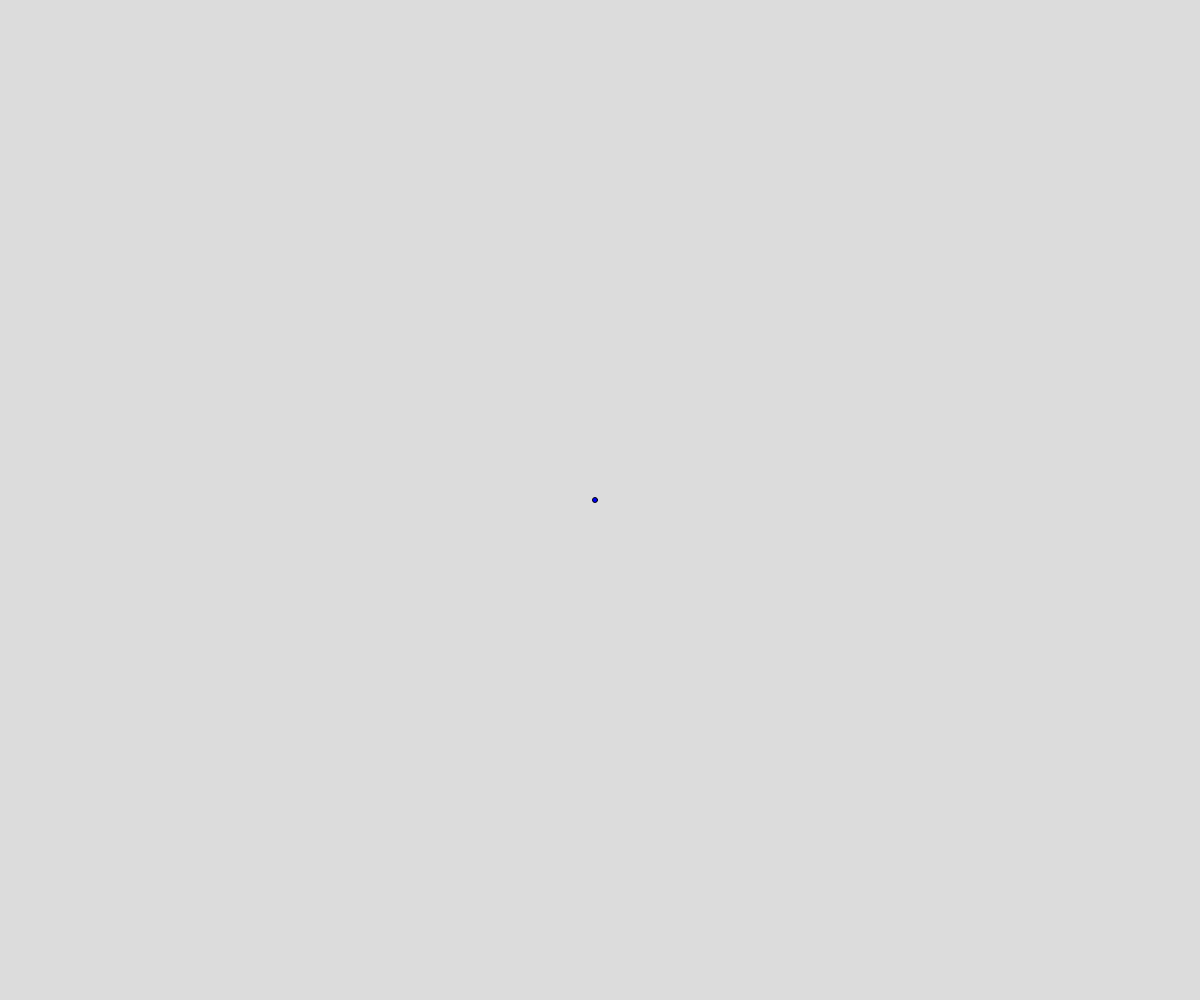
Frame 1 (no input)
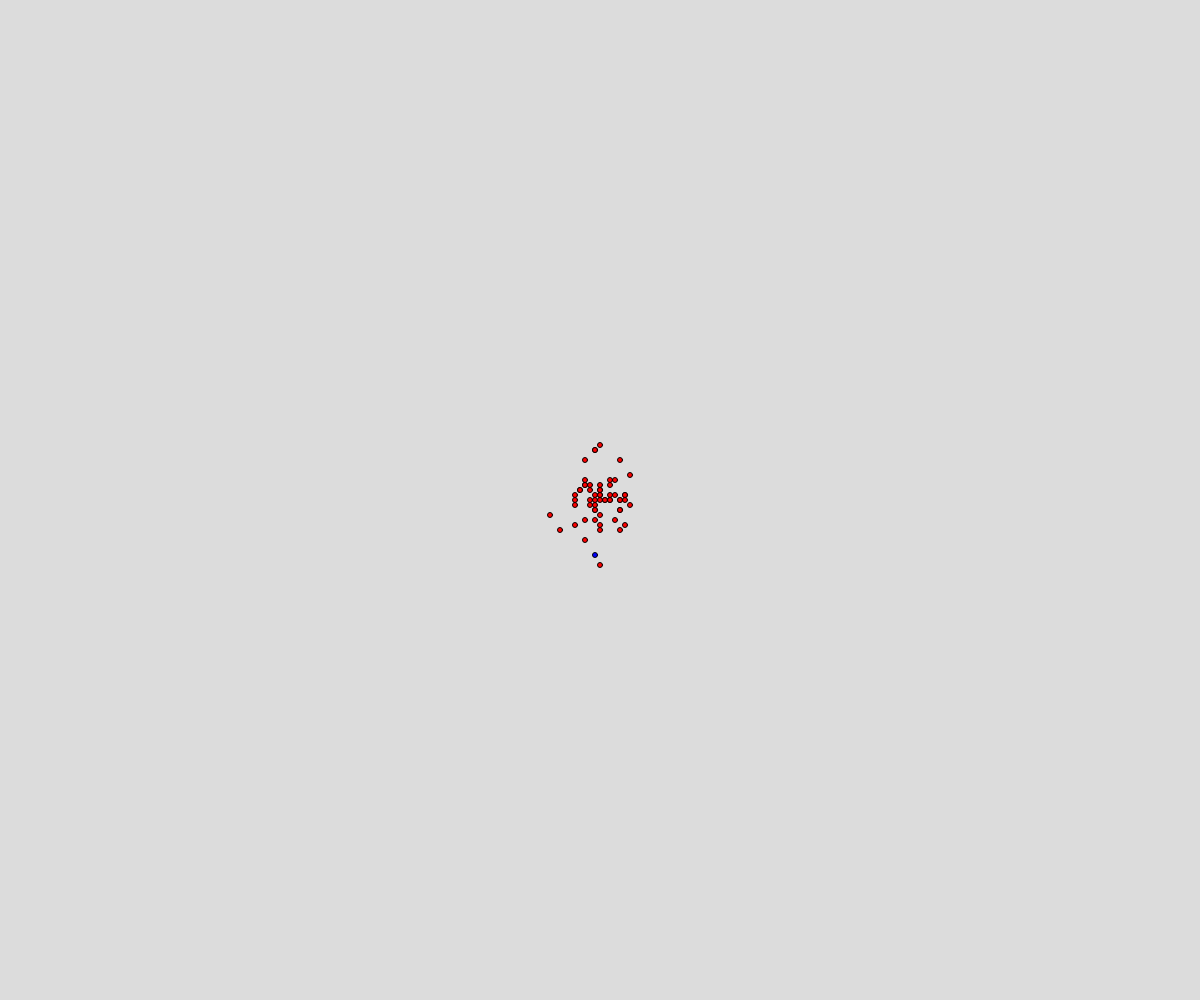
Frame 60 (no input)
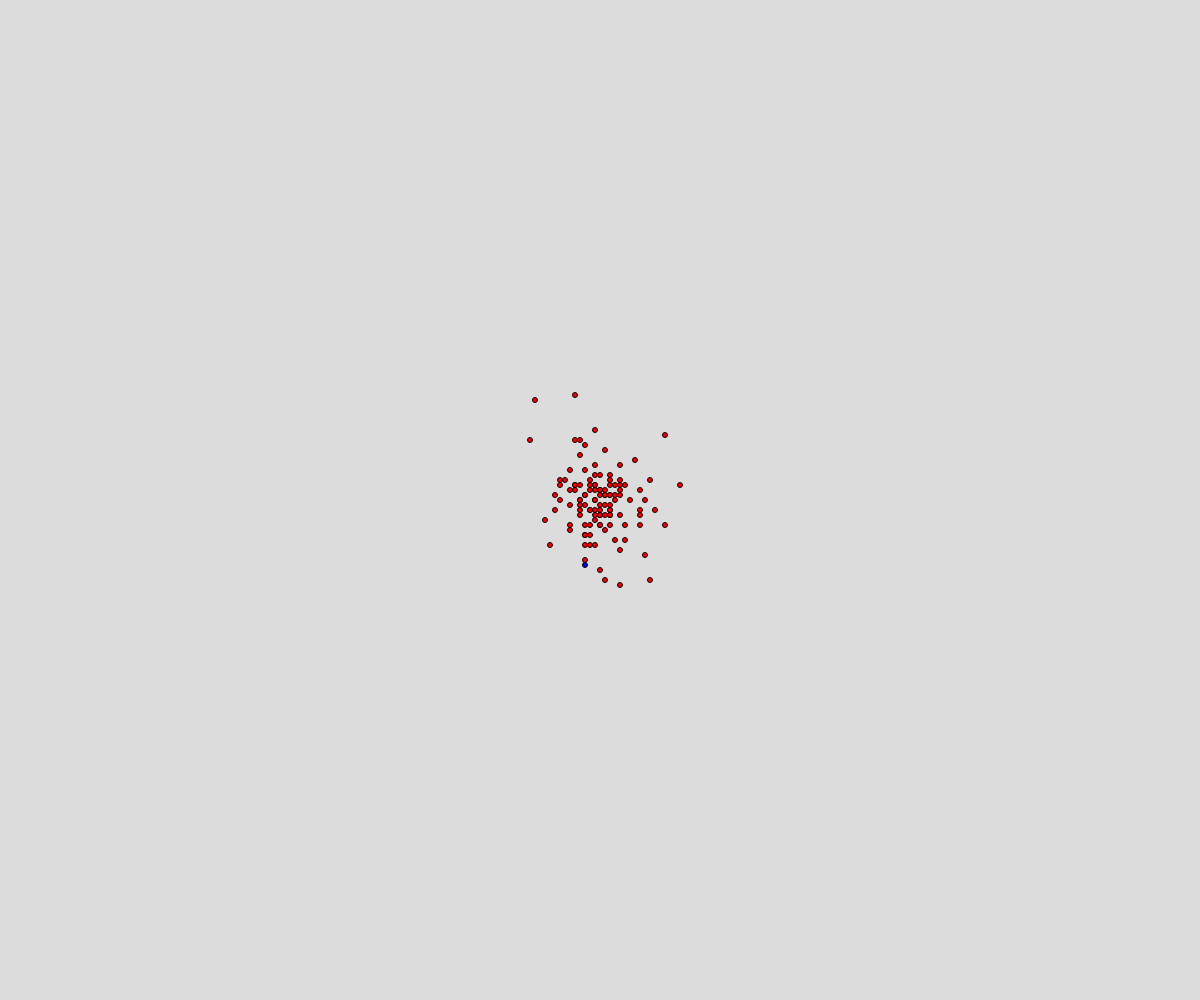
Frame 120 (the mouse pressed at the canvas centre since frame 60)

The p5.js sketch that drew these frames (run headless with seeded random() and noise() and a simulated clock; from frame 60 on, the mouse is pressed at the canvas centre):

// p5.js sketch
// ── sketch.js
// OOP Walker demo

let kevins = [];

class Walker {
  constructor() {
    this.x = width/2;
    this.y = height/2;
    this.color = "red";
    this.speed = 5;
    this.size = 5;
  }

  display() {
    noStroke;
    fill(this.color);
    circle(this.x, this.y, this.size); 
  }

  move() {
    let choice = random(100);
    if (choice < 25) {
      // up
      this.y -= this.speed;
    }
    else if (choice < 50) {
      // down
      this.y += this.speed;
    }
    else if (choice < 75) {
      // left
      this.x -= this.speed;
    }
    else{
      // right
      this.x += this.speed;
    }
  }
}

let kevin;

function setup() {
  createCanvas(windowWidth, windowHeight);
  kevin = new Walker();
  kevin.color = "blue";
}

function draw() {
  background(220);

  for (let kev of kevins) {
    kev.move();
    kev.display();
    
  }
  kevin.move();
  kevin.display();
  kevins.push( new Walker());
}
